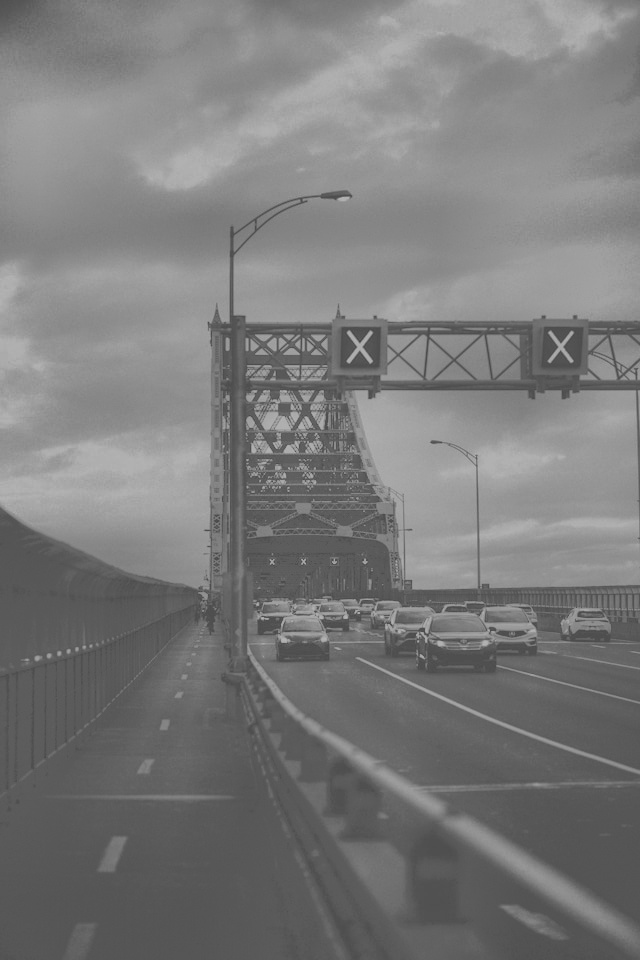
#> input picture datasets/fused/fused_sample1_vis.jpg, 640 x 960 px; its folder holds 4 pictures in this run
$ python metrics_eval.py
#> lines starting #> are read from the running program, lines starting #| are printed output that depends on the picture; after the words box and inside, x2 and y2 are one past the last pixel; in counts of white or black regions, pixels touching at a corner belong together
import cv2
import os
import numpy as np
from tqdm import tqdm

def calc_sd(img):
    return np.std(img)

def calc_entropy(img):
    hist, _ = np.histogram(img.flatten(), bins=256, range=(0, 255))
    hist = hist / np.sum(hist)
    hist = hist[hist > 0]
    return -np.sum(hist * np.log2(hist))

def calc_cc(img1, img2):
    return np.corrcoef(img1.flatten(), img2.flatten())[0, 1]

def calc_miou(pred, gt):
    pred_bin = (pred > 127).astype(np.uint8)
    gt_bin = (gt > 127).astype(np.uint8)
    intersection = np.logical_and(pred_bin, gt_bin).sum()
    union = np.logical_or(pred_bin, gt_bin).sum()
    return intersection / union if union != 0 else 0

# ---- Paths ----
visible_folder = "../datasets/visible"
fused_folder = "../datasets/fused"
seg_folder = "../outputs/segmentation_maps"
gt_folder = "../datasets/segmentation_gt"

# ---- Lists to store metrics ----
sd_list, en_list, cc_list, miou_list = [], [], [], []

# ---- Main Evaluation Loop ----
for fname in tqdm(os.listdir(fused_folder)):
    if not fname.lower().endswith((".jpg", ".png", ".jpeg")):
        continue

    fused_path = os.path.join(fused_folder, fname)
    fused = cv2.imread(fused_path, cv2.IMREAD_GRAYSCALE)
#> fused is the input picture: shape (960, 640); min 70, max 183, mean 123.1

    # ✅ Fix: remove 'fused_' only
    vis_name = fname.replace("fused_", "")
    vis_path = os.path.join(visible_folder, vis_name)
    vis = cv2.imread(vis_path, cv2.IMREAD_GRAYSCALE)

    sd_list.append(calc_sd(fused))
    en_list.append(calc_entropy(fused))
#> in calc_entropy, `hist, _ = np.histogram(img.flatten(), bins=256, range=(0, 255))`: hist = 256 values, max 19210 at index 90, min 0 at index 0, mean 2400
#> in calc_entropy, `hist = hist / np.sum(hist)`: hist = 256 values, max 0.0313 at index 90, min 0 at index 0, mean 0.00391
#> in calc_entropy, `hist = hist[hist > 0]`: hist = 114 values, max 0.0313 at index 20, min 1.63e-06 at index 113, mean 0.00877

    if vis is not None:
        cc_list.append(calc_cc(fused, vis))
    else:
        print(f"[WARN] Missing visible image for {fname}")

    # ---- Optional: segmentation ----
    seg_path = os.path.join(seg_folder, fname)
    gt_path = os.path.join(gt_folder, fname)

    if os.path.exists(seg_path) and os.path.exists(gt_path):
        seg = cv2.imread(seg_path, cv2.IMREAD_GRAYSCALE)
        gt = cv2.imread(gt_path, cv2.IMREAD_GRAYSCALE)
        miou_list.append(calc_miou(seg, gt))
#> in calc_miou, `pred_bin = (pred > 127).astype(np.uint8)`:
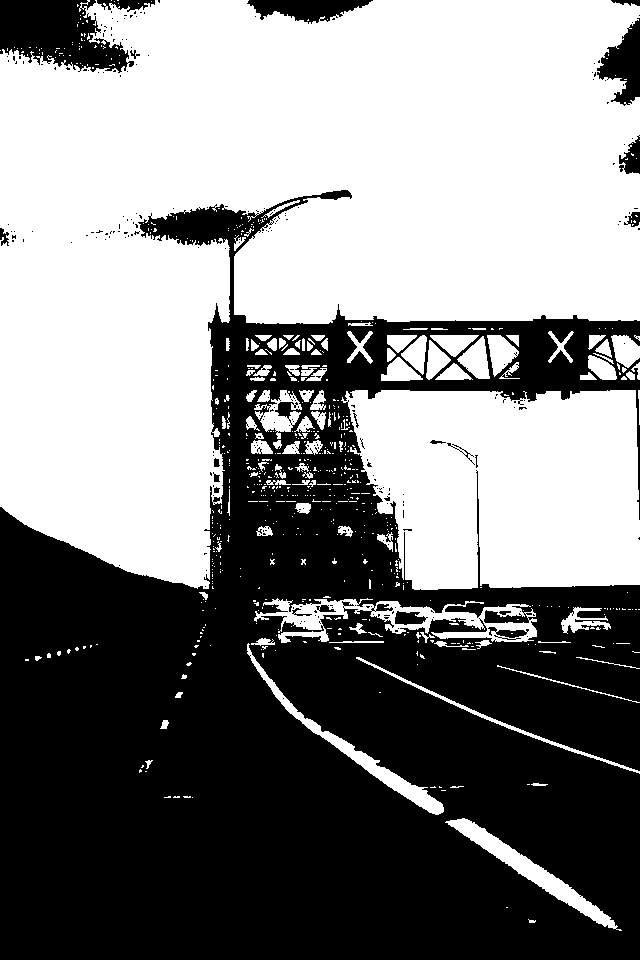
#> pred_bin: shape (960, 640); values 0 (black) and 1 (white), 51.6% white; 269 black regions (247 under 20 px), largest, box (x1, y1, x2, y2) and area: (0, 190, 640, 960) 284124, (0, 0, 134, 73) 6282, (597, 18, 640, 106) 2003
#> in calc_miou, `intersection = np.logical_and(pred_bin, gt_bin).sum()`: intersection = 317298
#> pass 2 of the loop `for fname in tqdm(os.listdir(fused_folder)):`:
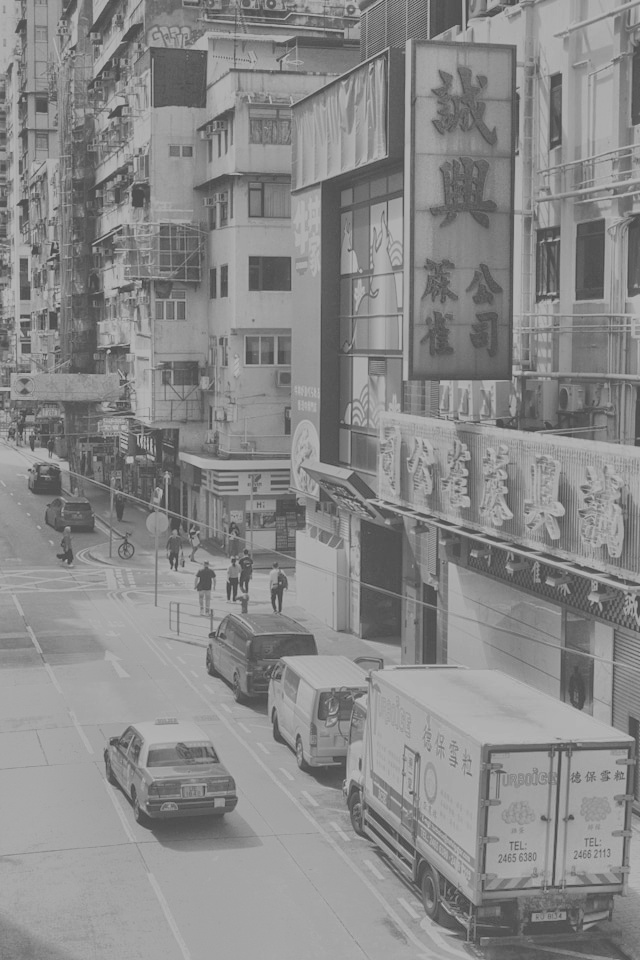
#> input picture datasets/fused/fused_sample2_vis.jpg, 640 x 960 px
#> fused is the input picture: shape (960, 640); min 71, max 186, mean 137
#> in calc_miou (call 2), `pred_bin = (pred > 127).astype(np.uint8)`:
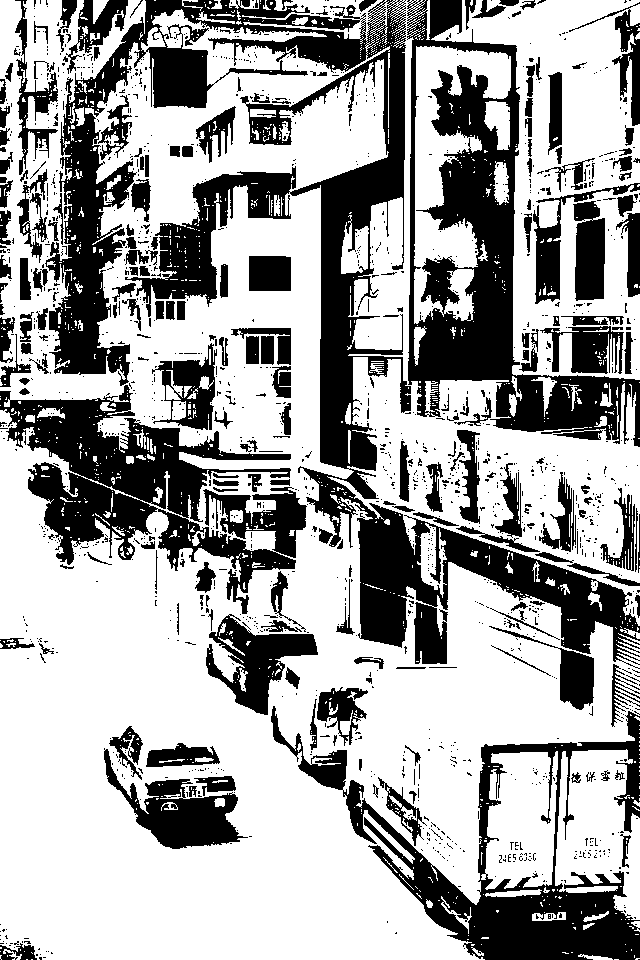
#> pred_bin: shape (960, 640); values 0 (black) and 1 (white), 64.9% white; 1489 black regions (1269 under 20 px), largest, box (x1, y1, x2, y2) and area: (45, 0, 640, 669) 71342, (407, 0, 640, 447) 30871, (0, 385, 307, 614) 25348
#> intersection = 398672
#> pass 3 of the loop `for fname in tqdm(os.listdir(fused_folder)):`:
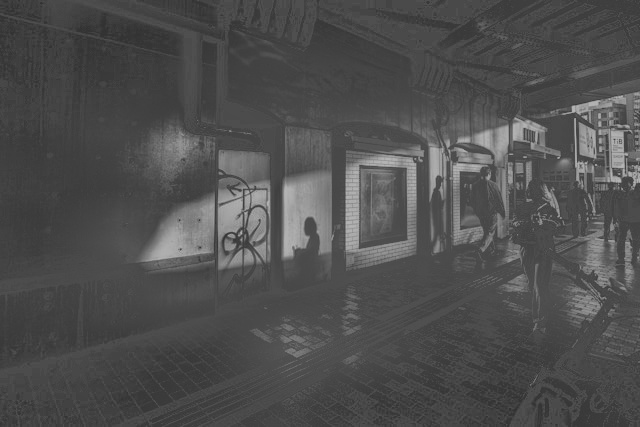
#> input picture datasets/fused/fused_sample3_vis.jpg, 640 x 427 px
#> fused is the input picture: shape (427, 640); min 47, max 183, mean 79
#> in calc_miou (call 3), `pred_bin = (pred > 127).astype(np.uint8)`:
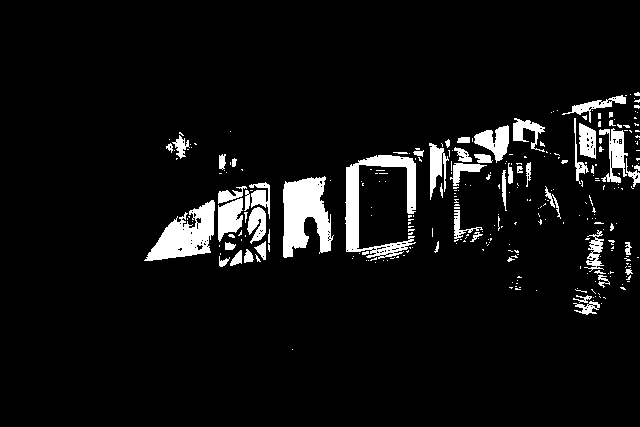
#> pred_bin: shape (427, 640); values 0 (black) and 1 (white), 6.3% white; 295 white regions (238 under 20 px), largest, box (x1, y1, x2, y2) and area: (283, 176, 334, 258) 2731, (345, 155, 416, 259) 2520, (144, 200, 215, 261) 2178
#> intersection = 17301
#> the loop made 4 passes; the first 3 are shown

# ---- Print Results ----
print("\n📊 Evaluation Results:")
print(f"• Average SD   : {np.mean(sd_list):.4f}")
print(f"• Average EN   : {np.mean(en_list):.4f}")
print(f"• Average CC   : {np.mean(cc_list):.4f}" if cc_list else "• Average CC   : N/A (no visible images matched)")
print(f"• Average mIoU : {np.mean(miou_list):.4f}" if miou_list else "• mIoU skipped (no GT segmentation maps found)")
